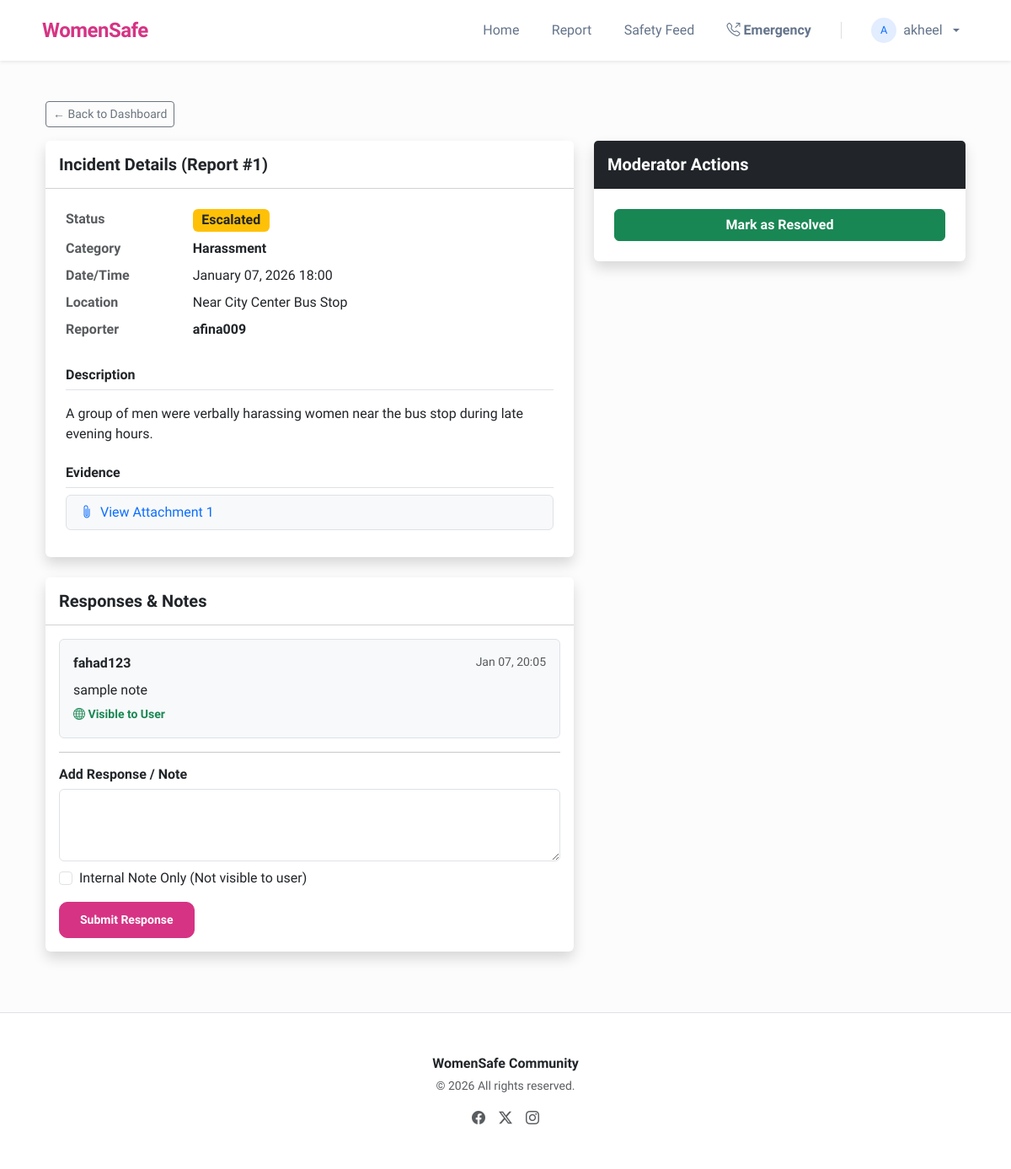
Page /moderation/review/1/ (signed in) on the committed database.
### accounts/models.py (models this page shows, shortened)
class User(AbstractUser):
    is_moderator = models.BooleanField(default=False, help_text="Designates whether this user can moderate reports.")
    phone_number = models.CharField(max_length=15, blank=True, null=True)

### reports/models.py (models this page shows, shortened)
class Report(models.Model):
    CATEGORY_CHOICES = [
        ('harassment', 'Harassment'),
        ('domestic_violence', 'Domestic Violence'),
        ('unsafe_area', 'Unsafe Zone'),
        ('suspicious_activity', 'Suspicious Activity'),
        ('emergency', 'Emergency/SOS'),
        ('other', 'Other'),
    ]
    STATUS_CHOICES = [
        ('submitted', 'Submitted'),
        ('under_review', 'Under Review'),
        ('responded', 'Responded'),
        ('escalated', 'Escalated'),
        ('resolved', 'Resolved'),
        ('rejected', 'Rejected'),
    ]
    user = models.ForeignKey(settings.AUTH_USER_MODEL, on_delete=models.SET_NULL, null=True, blank=True, related_name='reports')
    category = models.CharField(max_length=50, choices=CATEGORY_CHOICES)
    description = models.TextField()
    location_text = models.CharField(max_length=255, help_text="e.g., Near City Center Bus Stop")
    location_lat = models.DecimalField(max_digits=9, decimal_places=6, null=True, blank=True)
    location_lng = models.DecimalField(max_digits=9, decimal_places=6, null=True, blank=True)
    is_anonymous = models.BooleanField(default=False, help_text="If checked, your identity will be hidden from moderators.")
    status = models.CharField(max_length=20, choices=STATUS_CHOICES, default='submitted')
    created_at = models.DateTimeField(auto_now_add=True)
    updated_at = models.DateTimeField(auto_now=True)

class ReportAttachment(models.Model):
    report = models.ForeignKey(Report, on_delete=models.CASCADE, related_name='attachments')
    file = models.FileField(upload_to='report_attachments/')
    uploaded_at = models.DateTimeField(auto_now_add=True)

class ReportResponse(models.Model):
    report = models.ForeignKey(Report, on_delete=models.CASCADE, related_name='responses')
    responder = models.ForeignKey(settings.AUTH_USER_MODEL, on_delete=models.SET_NULL, null=True)
    message = models.TextField()
    is_internal = models.BooleanField(default=False, help_text="If true, only visible to moderators/admins.")
    created_at = models.DateTimeField(auto_now_add=True)

### moderation/views.py (the view, shortened to what this page needs)
# urls.py: path('review/<int:pk>/', views.review_report, name='review_report'),
@user_passes_test(is_moderator, login_url='login')
def review_report(request, pk):
    report = get_object_or_404(Report, pk=pk)
    if request.method == 'POST' and 'response_submit' in request.POST:
        response_form = ReportResponseForm(request.POST)
        if response_form.is_valid():
            response = response_form.save(commit=False)
            response.report = report
            response.responder = request.user
            response.save()
            if report.status == 'submitted':
                report.status = 'under_review'
                report.save()
            messages.success(request, 'Response added successfully.')
            return redirect('review_report', pk=pk)
    else:
        response_form = ReportResponseForm()
    return render(request, 'moderation/review_report.html', {
        'report': report,
        'response_form': response_form
    })

### moderation/forms.py
class ReportResponseForm(forms.ModelForm):
    class Meta:
        model = ReportResponse
        fields = ['message', 'is_internal']
        widgets = {
            'message': forms.Textarea(attrs={'class': 'form-control', 'rows': 3}),
            'is_internal': forms.CheckboxInput(attrs={'class': 'form-check-input'})
        }
        labels = {
            'is_internal': 'Internal Note Only (Not visible to user)'
        }

### moderation/views.py (called while the page is built)
def is_moderator(user):
    return user.is_authenticated and (user.groups.filter(name='Moderators').exists() or user.is_superuser)

### templates/moderation/review_report.html (shortened to what this page needs)
{% extends 'base.html' %}
{% block content %}
<div class="container py-4">
    <div class="row mb-3">
        <div class="col">
            <a href="{% url 'moderator_dashboard' %}" class="btn btn-outline-secondary btn-sm">&larr; Back to
                Dashboard</a>
        </div>
    </div>
    <div class="row">
        <div class="col-md-7">
            <div class="card shadow border-0 mb-4">
                <div class="card-header bg-white py-3">
                    <h5 class="mb-0 fw-bold">Incident Details (Report #{{ report.id }})</h5>
                </div>
                <div class="card-body p-4">
                    <dl class="row">
                        <dt class="col-sm-3 text-muted">Status</dt>
                        <dd class="col-sm-9">
                            <span
                                class="badge bg-{% if report.status == 'resolved' %}success{% elif report.status == 'submitted' %}danger{% else %}warning text-dark{% endif %} fs-6">
                                {{ report.get_status_display }}
                            </span>
                        </dd>
                        <dt class="col-sm-3 text-muted">Category</dt>
                        <dd class="col-sm-9 fw-bold">{{ report.get_category_display }}</dd>
                        <dt class="col-sm-3 text-muted">Date/Time</dt>
                        <dd class="col-sm-9">{{ report.created_at|date:"F d, Y H:i" }}</dd>
                        <dt class="col-sm-3 text-muted">Location</dt>
                        <dd class="col-sm-9">{{ report.location_text }}</dd>
                        <dt class="col-sm-3 text-muted">Reporter</dt>
                        <dd class="col-sm-9">
                            {% if report.is_anonymous %}
                            <span class="badge bg-secondary">Anonymous</span>
                            <small class="text-muted d-block mt-1">Identity hidden per user request.</small>
                            {% else %}
                            <strong>{{ report.user.username }}</strong>
                            {% endif %}
                        </dd>
                    </dl>
                    <h6 class="fw-bold mt-4 border-bottom pb-2">Description</h6>
                    <p class="mt-2">{{ report.description|linebreaks }}</p>
                    {% if report.attachments.exists %}
                    <h6 class="fw-bold mt-4 border-bottom pb-2">Evidence</h6>
                    <ul class="list-group list-group-flush mt-2">
                        {% for attachment in report.attachments.all %}
                        <li class="list-group-item bg-light border rounded mb-2">
                            <a href="{{ attachment.file.url }}" target="_blank"
                                class="text-decoration-none d-flex align-items-center">
                                <i class="bi bi-paperclip me-2"></i> View Attachment {{ forloop.counter }}
                            </a>
                        </li>
                        {% endfor %}
                    </ul>
                    {% endif %}
                </div>
            </div>
            <div class="card shadow border-0">
                <div class="card-header bg-white py-3">
                    <h5 class="mb-0 fw-bold">Responses & Notes</h5>
                </div>
                <div class="card-body">
                    {% for response in report.responses.all %}
                    <div
                        class="mb-3 p-3 rounded {% if response.is_internal %}bg-warning bg-opacity-10 border border-warning{% else %}bg-light border{% endif %}">
                        <div class="d-flex justify-content-between mb-2">
                            <strong>{{ response.responder.username }}</strong>
                            <small class="text-muted">{{ response.created_at|date:"M d, H:i" }}</small>
                        </div>
                        <p class="mb-1">{{ response.message }}</p>
                        {% if response.is_internal %}
                        <small class="text-danger fw-bold"><i class="bi bi-lock-fill"></i> Internal Note</small>
                        {% else %}
                        <small class="text-success fw-bold"><i class="bi bi-globe"></i> Visible to User</small>
                        {% endif %}
                    </div>
                    {% empty %}
                    <p class="text-muted text-center my-3">No responses or notes yet.</p>
                    {% endfor %}
                    <hr>
                    <h6 class="fw-bold">Add Response / Note</h6>
                    <form method="post">
                        <div class="mb-2">
                            {{ response_form.message }}
                        </div>
                        <div class="mb-3 form-check">
                            {{ response_form.is_internal }}
                            <label class="form-check-label" for="{{ response_form.is_internal.id_for_label }}">
                                {{ response_form.is_internal.label }}
                            </label>
                        </div>
                        <button type="submit" class="btn btn-sm btn-primary">Submit Response</button>
                    </form>
                </div>
            </div>
        </div>
        <div class="col-md-5">
            <div class="card shadow border-0 sticky-top" style="top: 2rem;">
                <div class="card-header bg-dark text-white py-3">
                    <h5 class="mb-0 fw-bold">Moderator Actions</h5>
                </div>
                <div class="card-body p-4">
                    <form method="post">
                        <div class="d-grid gap-2">
                            {% if report.status != 'resolved' %}
                            <button type="submit" name="action" value="resolve" class="btn btn-success fw-bold">
                                Mark as Resolved
                            </button>
                            {% endif %}
                        </div>
                    </form>
                </div>
            </div>
        </div>
    </div>
</div>
{% endblock %}

### templates/base.html (shortened to what this page needs)
<!DOCTYPE html>
<html lang="en">
<head>
    <link href="https://cdn.jsdelivr.net/npm/bootstrap@5.3.0/dist/css/bootstrap.min.css" rel="stylesheet">
    <link href="https://cdn.jsdelivr.net/npm/bootstrap-icons@1.11.0/font/bootstrap-icons.css" rel="stylesheet">
</head>
<body>
    <nav class="navbar navbar-expand-lg navbar-light bg-white sticky-top shadow-sm">
        <div class="container">
            <a class="navbar-brand d-flex align-items-center" href="/">
                WomenSafe
            </a>
            <div class="collapse navbar-collapse" id="navbarNav">
                <ul class="navbar-nav ms-auto align-items-center">
                    <li class="nav-item">
                        <a class="nav-link {% if request.path == '/' %}active{% endif %}" href="/">Home</a>
                    </li>
                    <li class="nav-item">
                        <a class="nav-link {% if 'create' in request.path %}active{% endif %}" href="{% url 'create_report' %}">Report</a>
                    </li>
                    <li class="nav-item">
                        <a class="nav-link {% if 'awareness' in request.path %}active{% endif %}" href="{% url 'awareness_feed' %}">Safety Feed</a>
                    </li>
                    <li class="nav-item">
                        <a class="nav-link text-danger fw-bold {% if 'emergency' in request.path %}active{% endif %}" href="{% url 'emergency_contacts' %}">
                            <i class="bi bi-telephone-outbound me-1"></i>Emergency
                        </a>
                    </li>
                    {% if user.is_authenticated %}
                        <li class="nav-item dropdown">
                            <a class="nav-link dropdown-toggle d-flex align-items-center gap-2" href="#" id="userDropdown" role="button" data-bs-toggle="dropdown">
                                <div class="bg-soft-primary rounded-circle d-flex align-items-center justify-content-center" style="width: 30px; height: 30px; font-size: 0.8rem;">
                                    {{ user.username|slice:":1"|upper }}
                                </div>
                                {{ user.username }}
                            </a>
                        </li>
                    {% endif %}
                </ul>
            </div>
        </div>
    </nav>
    <main class="container mt-4 min-vh-100">
        {% block content %}{% endblock %}
    </main>
    <footer class="bg-white py-5 mt-5 border-top">
        <div class="container text-center">
            <p class="text-dark fw-bold mb-1">WomenSafe Community</p>
            <p class="text-muted small">&copy; {% now "Y" %} All rights reserved.</p>
            <div class="d-flex justify-content-center gap-3 mt-3">
                <a href="#" class="text-muted"><i class="bi bi-facebook"></i></a>
                <a href="#" class="text-muted"><i class="bi bi-twitter-x"></i></a>
                <a href="#" class="text-muted"><i class="bi bi-instagram"></i></a>
            </div>
        </div>
    </footer>
</body>
</html>

### templates/base.html (style rules this page uses)
:root { --ws-pink: #d63384; --ws-pink-hover: #bc2a71; --ws-light-pink: #fdf2f8; }
body { font-family: 'Plus Jakarta Sans', sans-serif; background-color: #fcfcfd; color: #1a1a1a; }
.navbar { padding: 0.8rem 0; transition: all 0.3s ease; }
.navbar-brand { font-weight: 800; letter-spacing: -0.5px; color: var(--ws-pink) !important; font-size: 1.5rem; }
.nav-link { font-weight: 500; color: #64748b !important; padding: 0.5rem 1.2rem !important; border-radius: 8px; transition: all 0.2s ease; position: relative; }
.btn-primary { background-color: var(--ws-pink); border-color: var(--ws-pink); font-weight: 600; padding: 0.6rem 1.5rem; border-radius: 10px; }
.bg-soft-primary { background-color: rgba(13, 110, 253, 0.12) !important; color: #0d6efd !important; }

### rows in the picture
User: username "A", username "akheel"
Report: id "1", status "Escalated", category "Harassment", created_at "January 07, 2026 18:00", location_text "Near City Center Bus Stop", user.username "afina009", description "A group of men were verbally harassing women near the bus stop during late evening hours."
ReportResponse: responder.username "fahad123", created_at "Jan 07, 20:05", message "sample note", is_internal False (drawn)

### other values in the picture
{{ response_form.is_internal.label }} "Internal Note Only (Not visible to user)"
